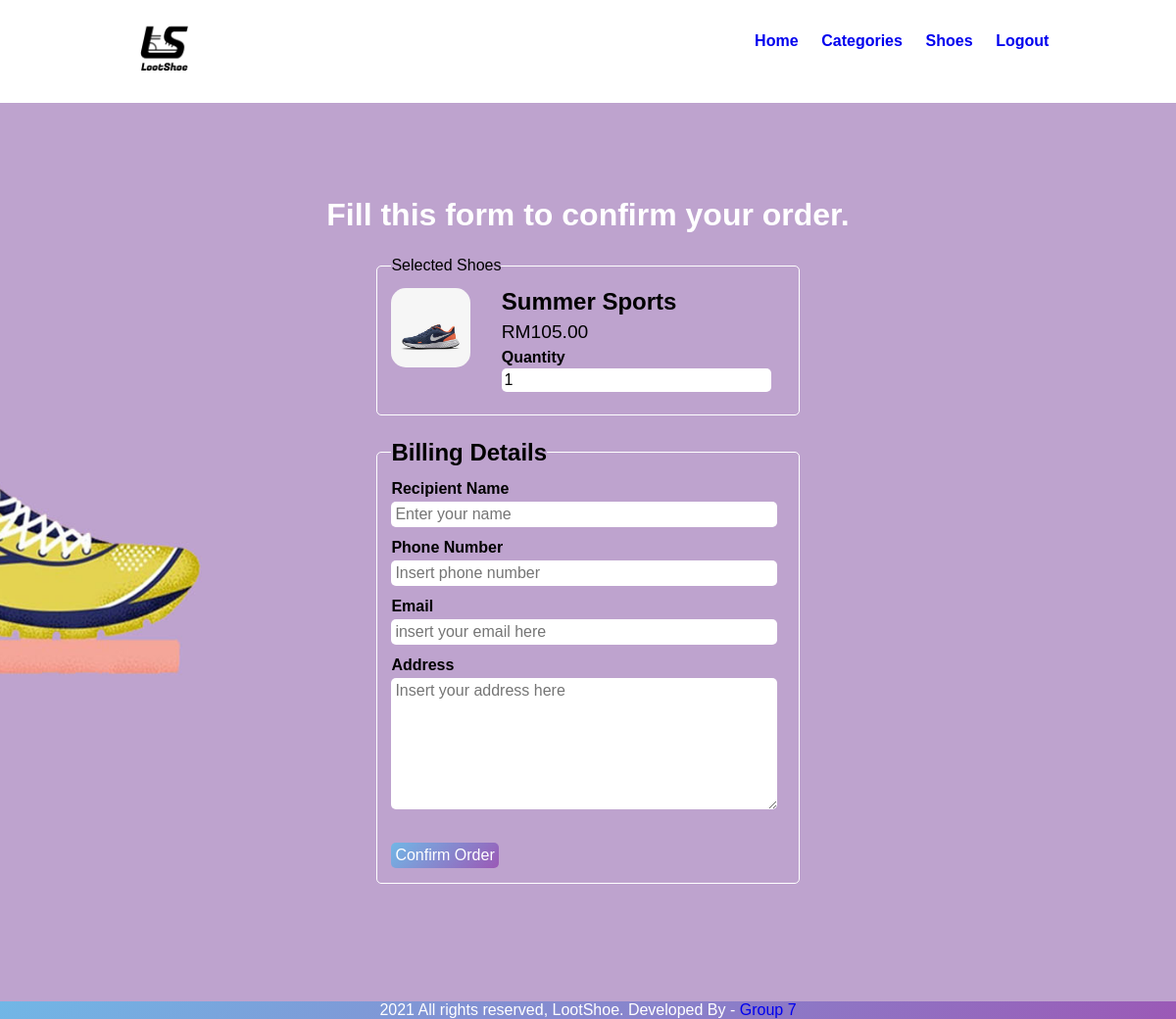
The page /order.php?shoes_id=3 on the database its author committed.
### tables this page shows
CREATE TABLE `tbl_shoes` (
  `id` int(10) UNSIGNED NOT NULL,
  `title` varchar(100) NOT NULL,
  `description` text NOT NULL,
  `price` decimal(10,2) NOT NULL,
  `image_name` varchar(255) NOT NULL,
  `category_id` int(10) UNSIGNED NOT NULL,
  `featured` varchar(10) NOT NULL,
  `active` varchar(10) NOT NULL
);

### order.php (the view, shortened to what this page needs)
<?php include('partials-front/menu.php'); ?>
    <?php
        if(isset($_GET['shoes_id']))
        {
            $shoes_id = $_GET['shoes_id'];
            $sql = "SELECT * FROM tbl_shoes WHERE id=$shoes_id";
            $res = mysqli_query($conn, $sql);
            $count = mysqli_num_rows($res);
            if($count==1)
            {
                $row = mysqli_fetch_assoc($res);
                $title = $row['title'];
                $price = $row['price'];
                $image_name = $row['image_name'];
            }
            else
            {
                header('location:'.SITEURL);
            }
        }
        else
        {
            header('location:'.SITEURL);
        }
    ?>
    <section class="shoes-search">
        <div class="container">
            <h2 class="text-center text-white">Fill this form to confirm your order.</h2>
            <form action="" method="POST" class="order">
                <fieldset>
                    <legend>Selected Shoes</legend>
                    <div class="shoes-list-img">
                        <?php
                            if($image_name=="")
                            {
                                echo "<div class='error'>Image not Available.</div>";
                            }
                            else
                            {
                                ?>
                                <img src="<?php echo SITEURL; ?>images/shoes/<?php echo $image_name; ?>" alt="shoes" class="img-responsive img-curve">
                                <?php
                            }
                        ?>
                        </div>
                    <div class="shoes-list-desc">
                        <h3><?php echo $title; ?></h3>
                        <p class="shoes-price">RM<?php echo $price; ?></p>
                        <div class="order-label">Quantity</div>
                        <input type="number" name="qty" class="input-responsive" value="1" required>
                    </div>
                </fieldset>
                <fieldset>
					<legend><h3>Billing Details</h3></legend>
                    <div class="order-label">Recipient Name</div>
                    <input type="text" name="customer_name"  placeholder="Enter your name" class="input-responsive" required>
                    <div class="order-label">Phone Number</div>
                    <input type="tel" name="contact"  placeholder="Insert phone number" class="input-responsive" required>
                    <div class="order-label">Email</div>
                    <input type="email" name="email"  placeholder="insert your email here" class="input-responsive" required>
                    <div class="order-label">Address</div>
                    <textarea name="address" rows="7" placeholder="Insert your address here" class="input-responsive" required></textarea>
                    <br><br>
                    <input type="submit" name="submit" value="Confirm Order" class="btn btn-primary">
                </fieldset>
            </form>
                </div>
    </section>
    <?php include('partials-front/footer.php'); ?>

### css/style.css (style rules this page uses)
* { margin: 0 0; padding: 0 0; font-family: Arial, Helvetica, sans-serif; }
.container { width: 80%; margin: 0 auto; padding: 1%; }
.img-responsive { width: 100%; }
.img-curve { border-radius: 15px; }
.text-center { text-align: center; }
.text-white { color: white; }
.btn { padding: 1%; border: none; font-size: 1rem; border-radius: 5px; }
.btn-primary { background: linear-gradient(135deg, #71b7e6, #9b59b6); color: white; cursor: pointer; }
h2 { color: linear-gradient(135deg, #71b7e6, #9b59b6); font-size: 2rem; margin-bottom: 2%; }
h3 { font-size: 1.5rem; }
fieldset { border: 1px solid white; margin: 5%; padding: 3%; border-radius: 5px; }
.shoes-search { background-image: url(../images/bg2.jpg); background-size: cover; background-repeat: no-repeat; background-position: center; padding: 7% 0; }
.shoes-list-img { width: 20%; float: left; }
.shoes-list-desc { width: 70%; float: left; margin-left: 8%; }
.shoes-price { font-size: 1.2rem; margin: 2% 0; }
.order { width: 50%; margin: 0 auto; }
.input-responsive { width: 96%; padding: 1%; margin-bottom: 3%; border: none; border-radius: 5px; font-size: 1rem; }
.order-label { margin-bottom: 1%; font-weight: bold; }

### rows shown on the page
tbl_shoes: image_name (picture), title "Summer Sports", price "105.00"
